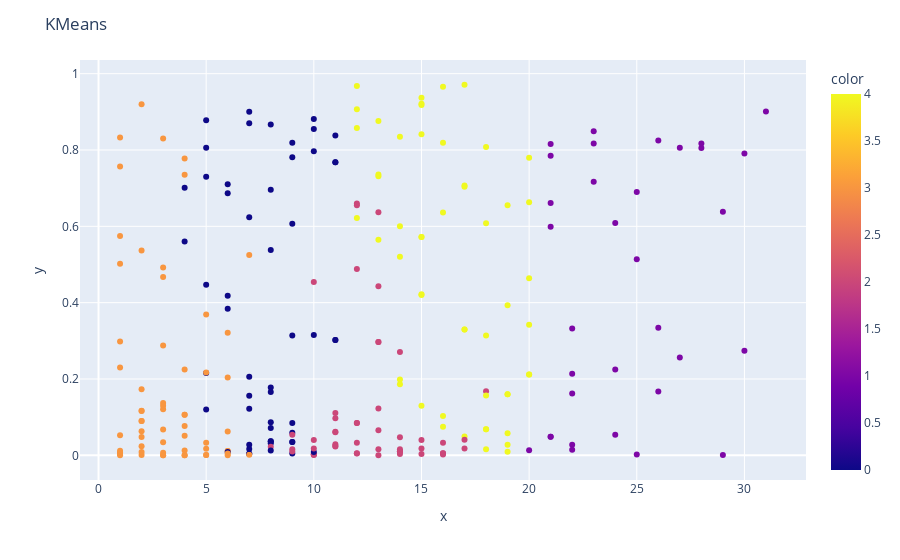
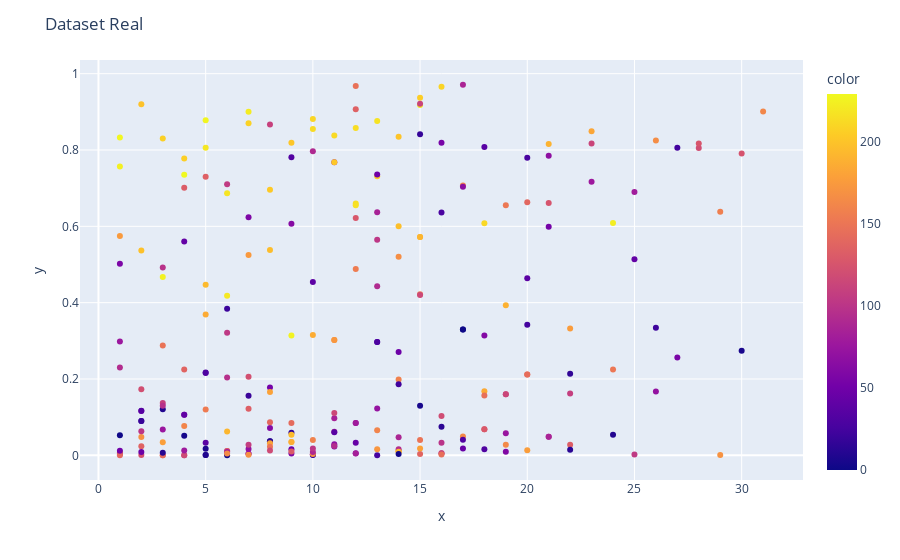

Notebook cell for these charts, in order:
### Code cell
# De acordo com o metodo do cotovelo, não se ve de maneira determinada onde que a inercia se estabilizaria para definir 
# o K; assim, foi escolhido aproximadamente 100 clusters.
kmeans = KMeans(n_clusters=5, n_init='auto')
kmeans.fit(entrada_num)
solucao = kmeans.predict(entrada_num)

# Criando o gráfico interativo do KMeans com Plotly
import plotly.express as px

# Criando o gráfico interativo do KMeans
fig = px.scatter(x=entrada_num.iloc[:, 0], y=entrada_num.iloc[:, 1], color=solucao)
fig.update_layout(title="KMeans")
fig.show()

# Criando o gráfico interativo do dataset real
fig = px.scatter(x=entrada_num.iloc[:, 0], y=entrada_num.iloc[:, 1], color=saida_num)
fig.update_layout(title="Dataset Real")
fig.show()

### Figure 1 — Plotly figure (JSON) as saved in the notebook; plotly's stock layout.template omitted (floating-point values rounded to 4 significant figures; data arrays with more than 128 entries replaced by an {"elided": "..."} marker saying what was removed)
{"data": [{"hovertemplate": "x=%{x}<br>y=%{y}<br>color=%{marker.color}<extra></extra>", "legendgroup": "", "marker": {"color": {"elided": "251 int values"}, "coloraxis": "coloraxis", "symbol": "circle"}, "mode": "markers", "name": "", "orientation": "v", "showlegend": false, "type": "scatter", "x": {"elided": "251 int values"}, "xaxis": "x", "y": {"elided": "251 float values"}, "yaxis": "y"}], "layout": {"coloraxis": {"colorbar": {"title": {"text": "color"}}, "colorscale": [[0, "#0d0887"], [0.1111, "#46039f"], [0.2222, "#7201a8"], [0.3333, "#9c179e"], [0.4444, "#bd3786"], [0.5556, "#d8576b"], [0.6667, "#ed7953"], [0.7778, "#fb9f3a"], [0.8889, "#fdca26"], [1, "#f0f921"]]}, "legend": {"tracegroupgap": 0}, "margin": {"t": 60}, "title": {"text": "KMeans"}, "xaxis": {"anchor": "y", "domain": [0, 1], "title": {"text": "x"}}, "yaxis": {"anchor": "x", "domain": [0, 1], "title": {"text": "y"}}}}

### Figure 2 — Plotly figure (JSON) as saved in the notebook; plotly's stock layout.template omitted (floating-point values rounded to 4 significant figures; data arrays with more than 128 entries replaced by an {"elided": "..."} marker saying what was removed)
{"data": [{"hovertemplate": "x=%{x}<br>y=%{y}<br>color=%{marker.color}<extra></extra>", "legendgroup": "", "marker": {"color": {"elided": "251 int values"}, "coloraxis": "coloraxis", "symbol": "circle"}, "mode": "markers", "name": "", "orientation": "v", "showlegend": false, "type": "scatter", "x": {"elided": "251 int values"}, "xaxis": "x", "y": {"elided": "251 float values"}, "yaxis": "y"}], "layout": {"coloraxis": {"colorbar": {"title": {"text": "color"}}, "colorscale": [[0, "#0d0887"], [0.1111, "#46039f"], [0.2222, "#7201a8"], [0.3333, "#9c179e"], [0.4444, "#bd3786"], [0.5556, "#d8576b"], [0.6667, "#ed7953"], [0.7778, "#fb9f3a"], [0.8889, "#fdca26"], [1, "#f0f921"]]}, "legend": {"tracegroupgap": 0}, "margin": {"t": 60}, "title": {"text": "Dataset Real"}, "xaxis": {"anchor": "y", "domain": [0, 1], "title": {"text": "x"}}, "yaxis": {"anchor": "x", "domain": [0, 1], "title": {"text": "y"}}}}
